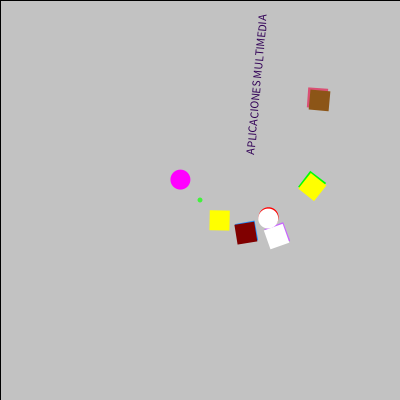
Frame 1 (no input)
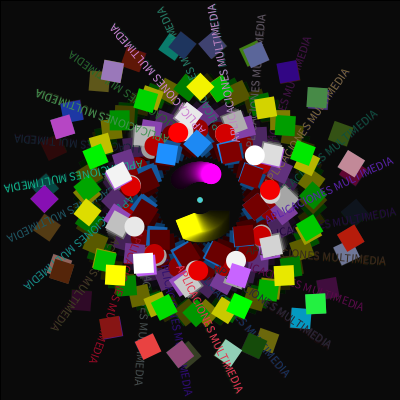
Frame 60 (the mouse pressed at the canvas centre just before this capture)
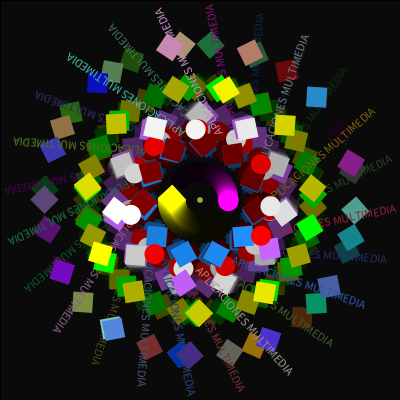
Frame 120 (the mouse held since frame 60 and released just before this capture)

The Processing sketch that drew these frames (run headless with seeded random() and noise(); from frame 60 on, the mouse is pressed at the canvas centre):

// Processing sketch: processing_98856
// ── processing_98856.pde

float angulo = 0;
float ang = 0;
void setup() {
  size(400, 400);
  smooth();
}

void draw() {
  fill(random(1), 12);
  rect (0, 0, width, height);
  fill(random(255),random(255),random(255));
  noStroke();
  ellipse(200,200,5,5);
  angulo = angulo + 0.02;
  translate(200, 200);
  rotate(angulo);
  fill(255, 255, 0);
  rect(10, 10, 20, 20);
  fill(255, 0, 255);
  ellipse(-20,-20,20,20);
  
  ang = ang - 0.2;
  rotate(ang);
  fill(30 ,144 ,255);
  rect(30,30,20,20);
  rotate(angulo);
  fill(128 ,0 ,0);
  rect(30,30,20,20);
  
  //ang = ang - 0.2;
  rotate(ang);
  fill(200, 100, 255);
  rect(50,50,20,20);
  rotate(angulo);
  fill(255);
  rect(50,50,20,20);
  
  
  //ang = ang - 0.2;
  rotate(ang);
  fill(255, 0, 0);
  ellipse(50,50,20,20);
  rotate(angulo);
  fill(255);
  ellipse(50,50,20,20);
  
  ang = ang - 0.2;
  rotate(ang);
  fill(0, 255, 0);
  rect(70,70,20,20);
  rotate(angulo);
  fill(255,255,0);
  rect(70,70,20,20);
  
  ang = ang - 0.2;
  rotate(ang);
  fill(random(255),random(255),random(255));
  rect(100,100,20,20);
  rotate(angulo);
  fill(random(255),random(255),random(255));
  rect(100,100,20,20);
  
  textSize(12);
  fill(random(255),random(255),random(255));
  text("APLICACIONES MULTIMEDIA", 50,50);
}
